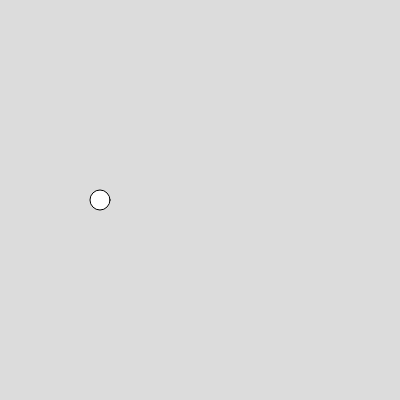
Frame 1 (no input)
Frame 60 (no input): identical to frame 1, image omitted
Frame 120 (the mouse pressed at the canvas centre since frame 60): identical to frame 1, image omitted

The p5.js sketch that drew this single still picture (run headless with seeded random() and noise() and a simulated clock; from frame 60 on, the mouse is pressed at the canvas centre):

// p5.js sketch
// ── sketch.js
function setup() {
  createCanvas(400, 400);
}

function draw() {
  background(220);
  circle(100, 200, 20)
}
